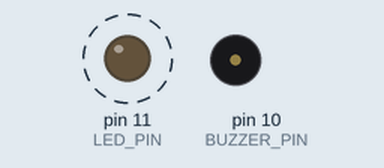
Bench run of a sketch on a simulated Arduino Uno, built with avr-gcc and run on an emulated ATmega328P. On the bench: output pins drawn as LEDs (lit = HIGH), buzzer (waves = sounding, pin HIGH). Dashed ring = blinking. What the sketch prints to the serial monitor is not drawn.

Above: at 0.5 s.
Timing chart, 0 to 4.6 s (numbered marks = the images above):
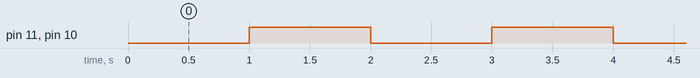

Measured:
- by itself, pin 11 (LED_PIN), pin 10 (BUZZER_PIN): alternates HIGH for 1.0 s and LOW for 1.0 s

The sketch:

multitasking_led_buzz.ino
```cpp
// This algorithm makes a buzzer buzz whenever the LED has a HIGH value.
unsigned long prevTimeBlink = 0;
unsigned long interval = 1000;

#define LED_PIN 11
#define BUZZER_PIN 10 //buzzer

int ledState = LOW;

void setup() {
  Serial.begin(115200);
  pinMode(LED_PIN, OUTPUT);
  pinMode(BUZZER_PIN, OUTPUT);
}

void loop() {
  if (millis() - prevTimeBlink >= interval) { //checking time
    prevTimeBlink = millis();

    ledState = !ledState; //change state

    digitalWrite(LED_PIN, ledState);
    digitalWrite(BUZZER_PIN, ledState);
    Serial.println(prevTimeBlink); // cheking for additional ms (so far so good)
  }
}
```
